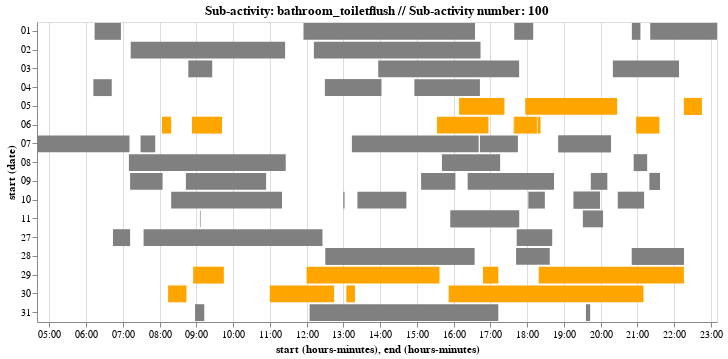

The notebook cell saved with this chart:
### Code cell
# Example charts
charts[1]

### Figure 1 — Vega-Lite specification as saved in the notebook (floating-point values rounded to 4 significant figures)
{"$schema": "https://vega.github.io/schema/vega-lite/v3.4.0.json", "config": {"mark": {"tooltip": null}, "view": {"height": 300, "width": 400}}, "data": {"name": "data-a92ac1bde1a73d84417dee493c5e5a06"}, "datasets": {"data-a92ac1bde1a73d84417dee493c5e5a06": [{"day": "3", "end": "2003-03-27T07:12:41", "index": 1, "start": "2003-03-27T06:44:06"}, {"day": "3", "end": "2003-03-27T12:26:27", "index": 17, "start": "2003-03-27T07:34:47"}, {"day": "3", "end": "2003-03-27T18:41:03", "index": 77, "start": "2003-03-27T17:43:13"}, {"day": "4", "end": "2003-03-28T16:34:50", "index": 98, "start": "2003-03-28T12:31:01"}, {"day": "4", "end": "2003-03-28T16:34:50", "index": 99, "start": "2003-03-28T12:31:01"}, {"day": "4", "end": "2003-03-28T18:37:06", "index": 126, "start": "2003-03-28T17:42:41"}, {"day": "4", "end": "2003-03-28T22:16:00", "index": 168, "start": "2003-03-28T20:51:02"}, {"day": "4", "end": "2003-03-28T22:16:00", "index": 169, "start": "2003-03-28T20:51:02"}, {"day": "5", "end": "2003-03-29T08:24:52", "index": 206, "start": "2003-03-29T08:24:51"}, {"day": "5", "end": "2003-03-29T09:45:17", "index": 207, "start": "2003-03-29T08:55:18"}, {"day": "5", "end": "2003-03-29T15:37:10", "index": 243, "start": "2003-03-29T12:00:31"}, {"day": "5", "end": "2003-03-29T15:43:20", "index": 510, "start": "2003-03-29T15:43:19"}, {"day": "5", "end": "2003-03-29T17:13:54", "index": 641, "start": "2003-03-29T16:48:03"}, {"day": "5", "end": "2003-03-29T22:16:01", "index": 645, "start": "2003-03-29T18:19:51"}, {"day": "5", "end": "2003-03-29T22:28:41", "index": 679, "start": "2003-03-29T22:28:40"}, {"day": "5", "end": "2003-03-29T23:10:49", "index": 685, "start": "2003-03-29T23:10:48"}, {"day": "6", "end": "2003-03-30T08:01:56", "index": 722, "start": "2003-03-30T08:01:55"}, {"day": "6", "end": "2003-03-30T08:44:10", "index": 724, "start": "2003-03-30T08:14:05"}, {"day": "6", "end": "2003-03-30T12:45:21", "index": 740, "start": "2003-03-30T11:00:19"}, {"day": "6", "end": "2003-03-30T13:19:01", "index": 760, "start": "2003-03-30T13:05:48"}, {"day": "6", "end": "2003-03-30T21:10:42", "index": 806, "start": "2003-03-30T15:52:34"}, {"day": "0", "end": "2003-03-31T09:13:45", "index": 839, "start": "2003-03-31T08:58:54"}, {"day": "0", "end": "2003-03-31T17:13:53", "index": 865, "start": "2003-03-31T12:05:27"}, {"day": "0", "end": "2003-03-31T19:43:39", "index": 888, "start": "2003-03-31T19:36:38"}, {"day": "1", "end": "2003-04-01T06:57:39", "index": 901, "start": "2003-04-01T06:14:36"}, {"day": "1", "end": "2003-04-01T16:35:49", "index": 938, "start": "2003-04-01T11:55:43"}, {"day": "1", "end": "2003-04-01T18:10:57", "index": 961, "start": "2003-04-01T17:39:37"}, {"day": "1", "end": "2003-04-01T21:05:20", "index": 965, "start": "2003-04-01T20:51:52"}, {"day": "1", "end": "2003-04-01T23:10:23", "index": 981, "start": "2003-04-01T21:21:13"}, {"day": "2", "end": "2003-04-02T11:25:03", "index": 994, "start": "2003-04-02T07:13:48"}, {"day": "2", "end": "2003-04-02T16:44:37", "index": 1119, "start": "2003-04-02T12:12:04"}, {"day": "3", "end": "2003-04-03T08:05:19", "index": 1197, "start": "2003-04-03T08:05:17"}, {"day": "3", "end": "2003-04-03T09:26:08", "index": 1204, "start": "2003-04-03T08:47:33"}, {"day": "3", "end": "2003-04-03T17:47:37", "index": 1265, "start": "2003-04-03T13:57:31"}, {"day": "3", "end": "2003-04-03T22:08:48", "index": 1311, "start": "2003-04-03T20:20:51"}, {"day": "4", "end": "2003-04-04T06:42:22", "index": 1342, "start": "2003-04-04T06:12:20"}, {"day": "4", "end": "2003-04-04T14:02:12", "index": 1419, "start": "2003-04-04T12:30:30"}, {"day": "4", "end": "2003-04-04T14:02:12", "index": 1420, "start": "2003-04-04T12:30:30"}, {"day": "4", "end": "2003-04-04T16:43:31", "index": 1454, "start": "2003-04-04T14:56:40"}, {"day": "5", "end": "2003-04-05T17:23:41", "index": 1603, "start": "2003-04-05T16:09:08"}, {"day": "5", "end": "2003-04-05T20:27:32", "index": 1630, "start": "2003-04-05T17:57:19"}, {"day": "5", "end": "2003-04-05T22:45:58", "index": 1657, "start": "2003-04-05T22:16:30"}, {"day": "5", "end": "2003-04-05T22:45:58", "index": 1658, "start": "2003-04-05T22:16:30"}, {"day": "6", "end": "2003-04-06T08:19:47", "index": 1687, "start": "2003-04-06T08:04:57"}, {"day": "6", "end": "2003-04-06T09:42:16", "index": 1697, "start": "2003-04-06T08:53:48"}, {"day": "6", "end": "2003-04-06T16:57:15", "index": 1800, "start": "2003-04-06T15:33:28"}, {"day": "6", "end": "2003-04-06T17:39:31", "index": 1813, "start": "2003-04-06T17:38:08"}, {"day": "6", "end": "2003-04-06T18:16:06", "index": 1817, "start": "2003-04-06T17:39:32"}, {"day": "6", "end": "2003-04-06T18:22:56", "index": 1826, "start": "2003-04-06T18:17:47"}, {"day": "6", "end": "2003-04-06T21:36:22", "index": 1873, "start": "2003-04-06T20:58:32"}, {"day": "0", "end": "2003-04-07T07:11:58", "index": 1880, "start": "2003-04-07T04:40:01"}, {"day": "0", "end": "2003-04-07T07:53:49", "index": 1900, "start": "2003-04-07T07:29:55"}, {"day": "0", "end": "2003-04-07T16:41:39", "index": 1956, "start": "2003-04-07T13:14:18"}, {"day": "0", "end": "2003-04-07T17:45:55", "index": 1970, "start": "2003-04-07T16:43:29"}, {"day": "0", "end": "2003-04-07T20:17:55", "index": 1994, "start": "2003-04-07T18:51:34"}, {"day": "0", "end": "2003-04-07T20:17:55", "index": 1995, "start": "2003-04-07T18:51:34"}, {"day": "1", "end": "2003-04-08T11:26:00", "index": 2039, "start": "2003-04-08T07:10:13"}, {"day": "1", "end": "2003-04-08T17:16:43", "index": 2066, "start": "2003-04-08T15:41:39"}, {"day": "1", "end": "2003-04-08T21:16:11", "index": 2098, "start": "2003-04-08T20:54:30"}, {"day": "2", "end": "2003-04-09T08:05:49", "index": 2135, "start": "2003-04-09T07:12:47"}, {"day": "2", "end": "2003-04-09T10:54:55", "index": 2148, "start": "2003-04-09T08:43:32"}, {"day": "2", "end": "2003-04-09T16:03:54", "index": 2234, "start": "2003-04-09T15:07:49"}, {"day": "2", "end": "2003-04-09T18:44:58", "index": 2257, "start": "2003-04-09T16:23:59"}, {"day": "2", "end": "2003-04-09T20:11:12", "index": 2279, "start": "2003-04-09T19:44:39"}, {"day": "2", "end": "2003-04-09T21:37:58", "index": 2298, "start": "2003-04-09T21:20:20"}, {"day": "2", "end": "2003-04-09T21:37:58", "index": 2299, "start": "2003-04-09T21:20:20"}, {"day": "3", "end": "2003-04-10T11:20:51", "index": 2306, "start": "2003-04-10T08:19:09"}, {"day": "3", "end": "2003-04-10T13:02:12", "index": 2457, "start": "2003-04-10T13:00:03"}, {"day": "3", "end": "2003-04-10T14:43:00", "index": 2468, "start": "2003-04-10T13:23:47"}, {"day": "3", "end": "2003-04-10T18:29:51", "index": 2487, "start": "2003-04-10T18:02:46"}, {"day": "3", "end": "2003-04-10T19:59:44", "index": 2516, "start": "2003-04-10T19:16:03"}, {"day": "3", "end": "2003-04-10T19:59:44", "index": 2517, "start": "2003-04-10T19:16:03"}, {"day": "3", "end": "2003-04-10T21:11:10", "index": 2538, "start": "2003-04-10T20:28:23"}, {"day": "4", "end": "2003-04-11T08:26:12", "index": 2556, "start": "2003-04-11T08:26:11"}, {"day": "4", "end": "2003-04-11T09:07:45", "index": 2560, "start": "2003-04-11T09:06:17"}, {"day": "4", "end": "2003-04-11T09:40:21", "index": 2563, "start": "2003-04-11T09:40:20"}, {"day": "4", "end": "2003-04-11T17:47:59", "index": 2699, "start": "2003-04-11T15:55:13"}, {"day": "4", "end": "2003-04-11T17:47:59", "index": 2700, "start": "2003-04-11T15:55:13"}, {"day": "4", "end": "2003-04-11T20:04:54", "index": 2720, "start": "2003-04-11T19:31:10"}]}, "encoding": {"color": {"condition": {"test": "(datum.day > 4)", "value": "orange"}, "value": "grey"}, "detail": {"field": "index", "type": "quantitative"}, "x": {"field": "start", "timeUnit": "hoursminutes", "type": "temporal"}, "x2": {"field": "end", "timeUnit": "hoursminutes"}, "y": {"field": "start", "timeUnit": "date", "type": "ordinal"}}, "mark": "bar", "selection": {"selector002": {"bind": "scales", "encodings": ["x", "y"], "type": "interval"}}, "title": "Sub-activity: bathroom_toiletflush // Sub-activity number: 100", "width": 680}
